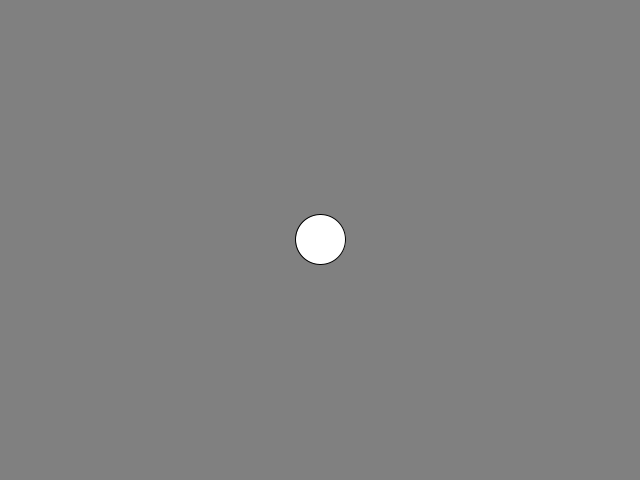
Frame 1 (no input)
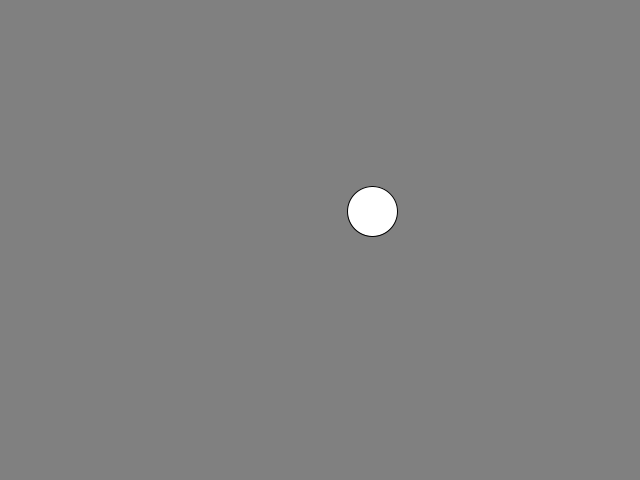
Frame 60 (the mouse pressed at the canvas centre just before this capture)
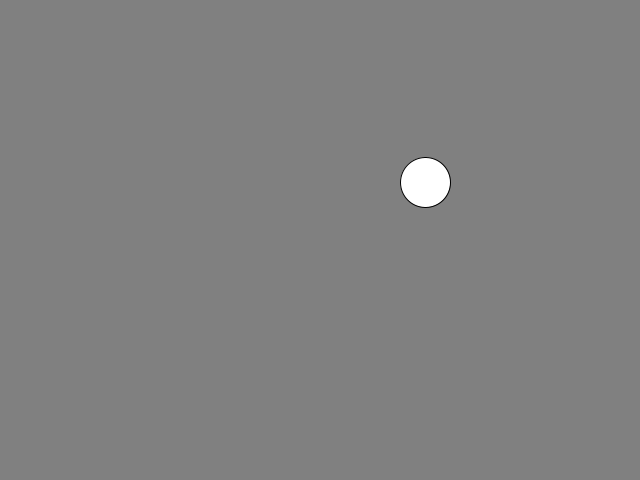
Frame 120 (the mouse held since frame 60 and released just before this capture)

The Processing sketch that drew these frames (run headless with seeded random() and noise(); from frame 60 on, the mouse is pressed at the canvas centre):

// Processing sketch: ClassSampleBefore
// ── ClassSampleBefore.pde
PVector position;
PVector velocity;

void setup() {
  size(640, 480);

  // Initial position: Center of the window
  position = new PVector(width / 2, height / 2);
  
  // Velocity: random direction, length = 1
  velocity = PVector.random2D();
}

void draw() {
  background(128);
  
  position.add(velocity);
  ellipse(position.x, position.y, 50, 50);
}
